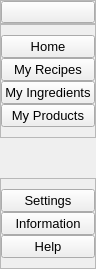
     <widget class="QCustomSlideMenu" name="leftMenuContainer" native="true">
      <property name="maximumSize">
       <size>
        <width>45</width>
        <height>16777215</height>
       </size>
      </property>
      <property name="styleSheet">
       <string notr="true"/>
      </property>
      <layout class="QVBoxLayout" name="verticalLayout">
       <property name="spacing">
        <number>0</number>
       </property>
       <property name="leftMargin">
        <number>0</number>
       </property>
       <property name="topMargin">
        <number>0</number>
       </property>
       <property name="rightMargin">
        <number>0</number>
       </property>
       <property name="bottomMargin">
        <number>0</number>
       </property>
       <item>
        <widget class="QWidget" name="leftMenuSubContainer" native="true">
         <property name="autoFillBackground">
          <bool>false</bool>
         </property>
         <property name="styleSheet">
          <string notr="true"/>
         </property>
         <layout class="QVBoxLayout" name="verticalLayout_2">
          <property name="spacing">
           <number>0</number>
          </property>
          <property name="leftMargin">
           <number>0</number>
          </property>
          <property name="topMargin">
           <number>0</number>
          </property>
          <property name="rightMargin">
           <number>0</number>
          </property>
          <property name="bottomMargin">
           <number>0</number>
          </property>
          <item alignment="Qt::AlignTop">
           <widget class="QFrame" name="frame">
            <property name="frameShape">
             <enum>QFrame::StyledPanel</enum>
            </property>
            <property name="frameShadow">
             <enum>QFrame::Raised</enum>
            </property>
            <layout class="QHBoxLayout" name="horizontalLayout_2">
             <property name="spacing">
              <number>0</number>
             </property>
             <property name="leftMargin">
              <number>0</number>
             </property>
             <property name="topMargin">
              <number>0</number>
             </property>
             <property name="rightMargin">
              <number>0</number>
             </property>
             <property name="bottomMargin">
              <number>0</number>
             </property>
             <item>
              <widget class="QPushButton" name="menuBtn">
               <property name="toolTip">
                <string>Menu</string>
               </property>
               <property name="text">
                <string/>
               </property>
               <property name="icon">
                <iconset resource="resources.qrc">
                 <normaloff>:/icons/menu.svg</normaloff>:/icons/menu.svg</iconset>
               </property>
               <property name="iconSize">
                <size>
                 <width>24</width>
                 <height>24</height>
                </size>
               </property>
              </widget>
             </item>
            </layout>
           </widget>
          </item>
          <item alignment="Qt::AlignTop">
           <widget class="QFrame" name="frame_2">
            <property name="frameShape">
             <enum>QFrame::StyledPanel</enum>
            </property>
            <property name="frameShadow">
             <enum>QFrame::Raised</enum>
            </property>
            <layout class="QVBoxLayout" name="verticalLayout_3">
             <property name="spacing">
              <number>0</number>
             </property>
             <property name="leftMargin">
              <number>0</number>
             </property>
             <property name="topMargin">
              <number>10</number>
             </property>
             <property name="rightMargin">
              <number>0</number>
             </property>
             <property name="bottomMargin">
              <number>10</number>
             </property>
             <item>
              <widget class="QPushButton" name="homeBtn">
               <property name="font">
                <font>
                 <pointsize>10</pointsize>
                </font>
               </property>
               <property name="toolTip">
                <string>Home</string>
               </property>
               <property name="text">
                <string>Home</string>
               </property>
               <property name="icon">
                <iconset resource="resources.qrc">
                 <normaloff>:/icons/home.svg</normaloff>:/icons/home.svg</iconset>
               </property>
               <property name="iconSize">
                <size>
                 <width>24</width>
                 <height>24</height>
                </size>
               </property>
              </widget>
             </item>
             <item>
              <widget class="QPushButton" name="recipesBtn">
               <property name="font">
                <font>
                 <pointsize>10</pointsize>
                </font>
               </property>
               <property name="toolTip">
                <string>My Recipes</string>
               </property>
               <property name="text">
                <string>My Recipes</string>
               </property>
               <property name="icon">
                <iconset resource="resources.qrc">
                 <normaloff>:/icons/book-open.svg</normaloff>:/icons/book-open.svg</iconset>
               </property>
               <property name="iconSize">
                <size>
                 <width>24</width>
                 <height>24</height>
                </size>
               </property>
              </widget>
             </item>
             <item>
              <widget class="QPushButton" name="ingredientsBtn">
               <property name="font">
                <font>
                 <pointsize>10</pointsize>
                </font>
               </property>
               <property name="toolTip">
                <string>My Ingredients</string>
               </property>
               <property name="text">
                <string>My Ingredients</string>
               </property>
               <property name="icon">
                <iconset resource="resources.qrc">
                 <normaloff>:/icons/database.svg</normaloff>:/icons/database.svg</iconset>
               </property>
               <property name="iconSize">
                <size>
                 <width>24</width>
                 <height>24</height>
                </size>
               </property>
              </widget>
             </item>
             <item>
              <widget class="QPushButton" name="productsBtn">
               <property name="font">
                <font>
                 <pointsize>10</pointsize>
                </font>
               </property>
               <property name="text">
                <string>My Products</string>
               </property>
               <property name="icon">
                <iconset resource="resources.qrc">
                 <normaloff>:/icons/box.svg</normaloff>:/icons/box.svg</iconset>
               </property>
               <property name="iconSize">
                <size>
                 <width>24</width>
                 <height>24</height>
                </size>
               </property>
              </widget>
             </item>
            </layout>
           </widget>
          </item>
          <item>
           <spacer name="verticalSpacer">
            <property name="orientation">
             <enum>Qt::Vertical</enum>
            </property>
            <property name="sizeHint" stdset="0">
             <size>
              <width>20</width>
              <height>40</height>
             </size>
            </property>
           </spacer>
          </item>
          <item alignment="Qt::AlignTop">
           <widget class="QFrame" name="frame_3">
            <property name="frameShape">
             <enum>QFrame::StyledPanel</enum>
            </property>
            <property name="frameShadow">
             <enum>QFrame::Raised</enum>
            </property>
            <layout class="QVBoxLayout" name="verticalLayout_4">
             <property name="spacing">
              <number>0</number>
             </property>
             <property name="leftMargin">
              <number>0</number>
             </property>
             <property name="topMargin">
              <number>10</number>
             </property>
             <property name="rightMargin">
              <number>0</number>
             </property>
             <property name="bottomMargin">
              <number>10</number>
             </property>
             <item>
              <widget class="QPushButton" name="settingsBtn">
               <property name="font">
                <font>
                 <pointsize>10</pointsize>
                </font>
               </property>
               <property name="toolTip">
                <string>Go to settings</string>
               </property>
               <property name="text">
                <string>Settings</string>
               </property>
               <property name="icon">
                <iconset resource="resources.qrc">
                 <normaloff>:/icons/settings.svg</normaloff>:/icons/settings.svg</iconset>
               </property>
               <property name="iconSize">
                <size>
                 <width>24</width>
                 <height>24</height>
                </size>
               </property>
              </widget>
             </item>
             <item>
              <widget class="QPushButton" name="infoBtn">
               <property name="font">
                <font>
                 <pointsize>10</pointsize>
                </font>
               </property>
               <property name="toolTip">
                <string>Information about the app</string>
               </property>
               <property name="text">
                <string>Information</string>
               </property>
               <property name="icon">
                <iconset resource="resources.qrc">
                 <normaloff>:/icons/info.svg</normaloff>:/icons/info.svg</iconset>
               </property>
               <property name="iconSize">
                <size>
                 <width>24</width>
                 <height>24</height>
                </size>
               </property>
              </widget>
             </item>
             <item>
              <widget class="QPushButton" name="helpBtn">
               <property name="font">
                <font>
                 <pointsize>10</pointsize>
                </font>
               </property>
               <property name="toolTip">
                <string>Get more help</string>
               </property>
               <property name="text">
                <string>Help</string>
               </property>
               <property name="icon">
                <iconset resource="resources.qrc">
                 <normaloff>:/icons/help-circle.svg</normaloff>:/icons/help-circle.svg</iconset>
               </property>
               <property name="iconSize">
                <size>
                 <width>24</width>
                 <height>24</height>
                </size>
               </property>
              </widget>
             </item>
            </layout>
           </widget>
          </item>
         </layout>
        </widget>
       </item>
      </layout>
     </widget>
